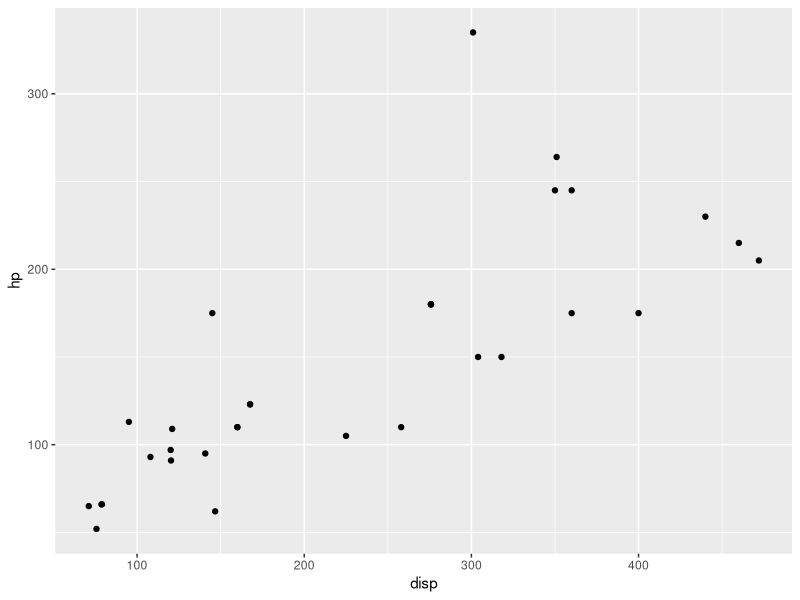

The R script that drew this image:
## ---- chunk 1
library(dplyr)
library(ggplot2)
## ---- chunk 2
mtcars
## ---- chunk 3
ggplot(mtcars, aes(x = disp, y = hp)) +
  geom_point()
